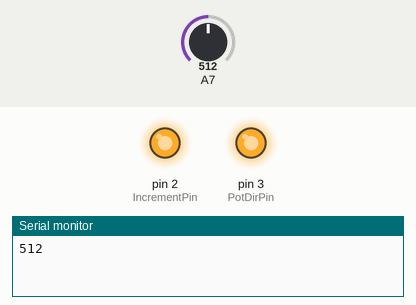
Bench run of a sketch on a simulated Arduino Uno, built with avr-gcc and run on an emulated ATmega328P. Shown: output pins drawn as LEDs (lit = HIGH), the last lines printed to the serial monitor. The test bench sets the inputs (shaded band); at power-on: A7 = 512.

Above: at 1.8 s.
1.9 s: A7 set to 785
3.4 s: A7 set to 810
At 4.9 s:
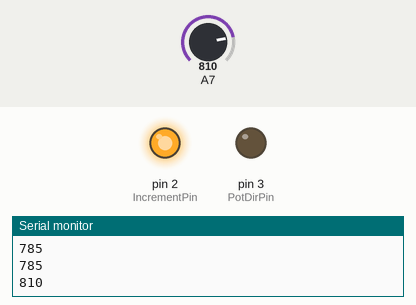
5.5 s: A7 set to 780
At 6.4 s:
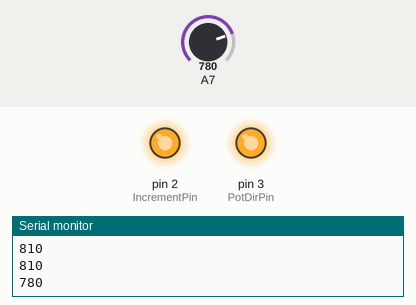
7.5 s: A7 set to 800
At 9.1 s:
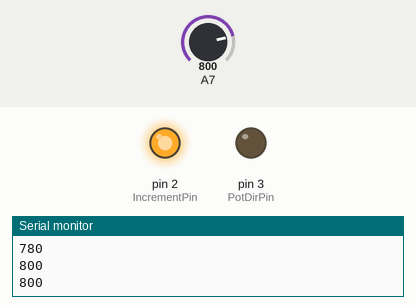
Timing chart, 0 to 10.5 s (numbered marks = the images above; inputs shaded):
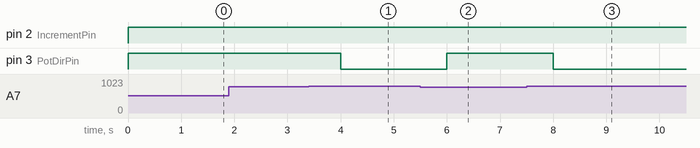

Measured:
- the behaviour switches between 799 and 800 on A7 (found by bisection; images 0 and 1)
- after the input at 3.4 s, pin 3 (PotDirPin): HIGH → LOW after 0.60 s
- after the input at 5.5 s, pin 3 (PotDirPin): LOW → HIGH after 0.50 s
- after the input at 7.5 s, pin 3 (PotDirPin): HIGH → LOW after 0.50 s

The sketch:

DigitalPotControl.ino
```cpp
#include <avr/io.h>
#include <avr/interrupt.h>
int IncrementPin = 2;
int PotDirPin = 3;

void setup()
{
  ADMUX |= (0 << REFS1) | (1 << REFS0); //Reference of AVcc
  ADCSRA |= (1 << ADEN) | (1 << ADPS2) | (1 << ADPS1) | ( 1 << ADPS0); //Enable the ADC and set the prescaler to 128, ADC frequency of 125kHz
  ADCSRA |= (1 << ADATE);
  ADCSRB |= (0 << ADTS2) | (0 << ADTS1) | (0 << ADTS0);
  ADMUX |= (0b00000111);               //Select ADC channel 6
  ADCSRA |= (1 << ADSC);
  pinMode(IncrementPin, OUTPUT);      // sets the digital pin as output
  pinMode(PotDirPin, OUTPUT);      // sets the digital pin as output
  digitalWrite(IncrementPin, HIGH);
  Serial.begin(250000);
}

void loop()
{
  if(ADC>=800){
    digitalWrite(PotDirPin, LOW);
    digitalWrite(IncrementPin, LOW);   // sets the LED on
    digitalWrite(IncrementPin, HIGH);    // sets the LED off
  }
  if(ADC<790){
    digitalWrite(PotDirPin, HIGH);
    digitalWrite(IncrementPin, LOW);   // sets the LED on
    digitalWrite(IncrementPin, HIGH);    // sets the LED off
  }
  delay(1000);                  // waits for a second
  Serial.println(ADC);
}
```
